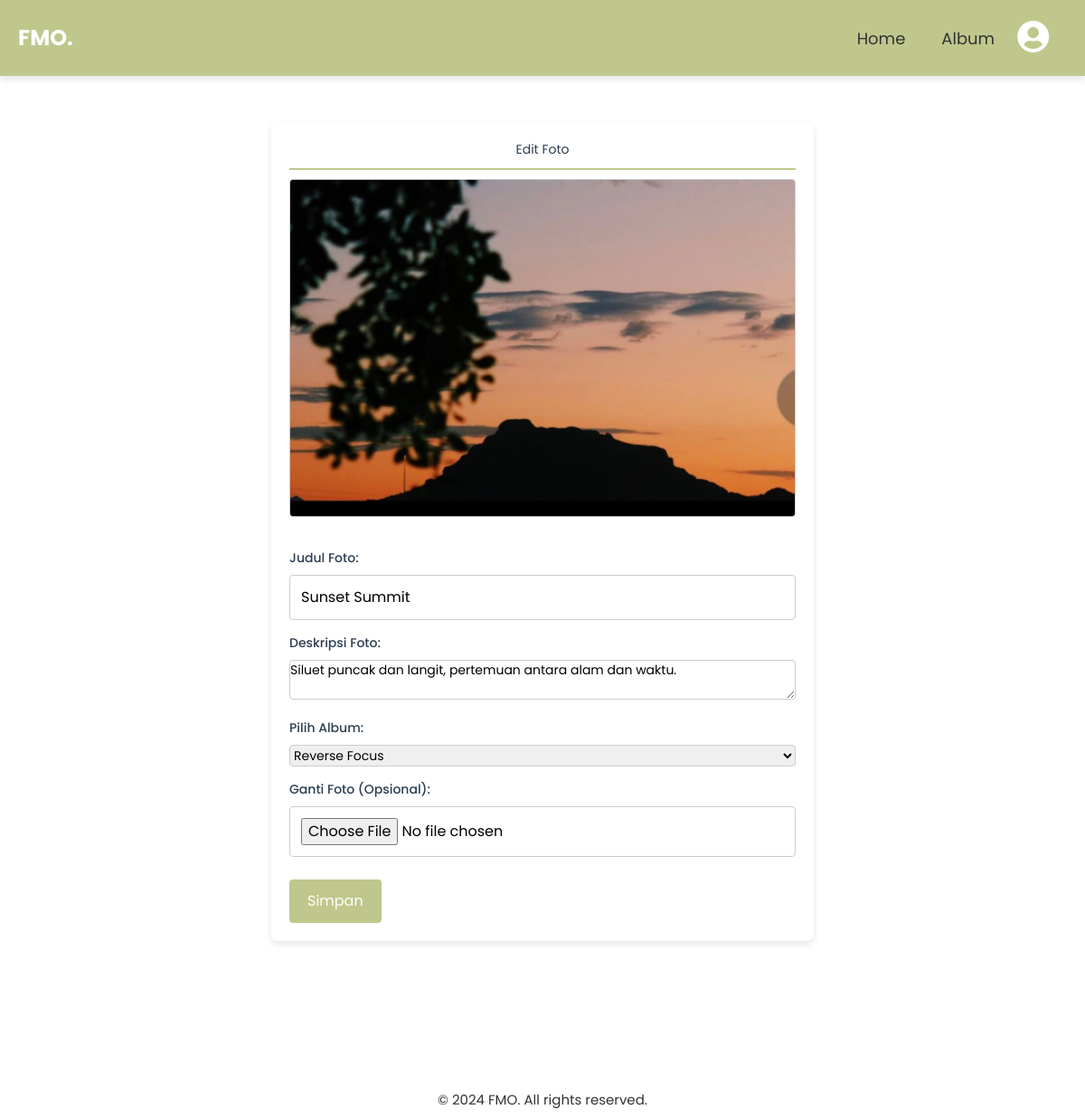
Screenshot of /edit.php?foto=8 (signed in) with the database file from the repository.
### tables this page shows
CREATE TABLE `foto` (
  `FotoID` int(11) NOT NULL,
  `JudulFoto` varchar(255) DEFAULT NULL,
  `DeskripsiFoto` text DEFAULT NULL,
  `TanggalUnggah` date DEFAULT NULL,
  `LokasiFile` varchar(255) NOT NULL,
  `AlbumID` int(11) DEFAULT NULL,
  `UserID` int(11) DEFAULT NULL
);

### edit.php (the view, shortened to what this page needs)
<?php
include 'config.php';
$fotoID = $_GET['foto'];
$sql = "SELECT * FROM foto WHERE FotoID = ?";
$stmt = $conn->prepare($sql);
$stmt->bind_param("i", $fotoID);
$stmt->execute();
$result = $stmt->get_result();
$foto = $result->fetch_assoc();
$sql = "SELECT AlbumID, NamaAlbum FROM album";
$result = $conn->query($sql);
?>
<!doctype html>
<html lang="en">
<head>
    <script src="https://cdn.tailwindcss.com"></script>
    <link rel="stylesheet" href="https://cdnjs.cloudflare.com/ajax/libs/font-awesome/5.15.4/css/all.min.css">
</head>
<body>
    <div class="navbar">
        <div class="title">FMO.</div>
        <div class="nav-links">
            <a href="index.php">Home</a>
            <a href="album.php">Album</a>
            <div class="profile-actions">
                <div class="profile-icon" onclick="toggleDropdown()">
                    <i class="fas fa-user-circle"></i>
                </div>
            </div>
        </div>
    </div>
    <main>
        <h1>Edit Foto</h1>
        <img src="<?= htmlspecialchars($foto['LokasiFile']); ?>" alt="Current Photo" class="image-preview">
        <form action="" method="post" enctype="multipart/form-data">
            <div class="form-group">
                <label for="judul_foto">Judul Foto:</label>
                <input type="text" name="judul_foto" value="<?= htmlspecialchars($foto['JudulFoto']); ?>" required>
                <label for="deskripsi_foto">Deskripsi Foto:</label>
                <textarea name="deskripsi_foto" required><?= htmlspecialchars($foto['DeskripsiFoto']); ?></textarea>
                <label for="album_id">Pilih Album:</label>
                <select name="album_id" required>
                    <?php
                    if (mysqli_num_rows($result) > 0) {
                        while ($row = mysqli_fetch_assoc($result)) {
                            $selected = ($foto['AlbumID'] == $row['AlbumID']) ? 'selected' : '';
                            echo "<option value='{$row['AlbumID']}' $selected>{$row['NamaAlbum']}</option>";
                        }
                    } else {
                        echo "<option value=''>Tidak ada album tersedia</option>";
                    }
                    ?>
                </select>
                <label for="foto">Ganti Foto (Opsional):</label>
                <input type="file" name="foto">
            </div>
            <input type="submit" value="Simpan">
        </form>
    </main>
    <footer>
        <p>&copy; 2024 FMO. All rights reserved.</p>
    </footer>
</body>
</html>

### edit.php (style rules this page uses)
html, body { height: 100%; margin: 0; font-family: 'Poppins', sans-serif; display: flex; flex-direction: column; }
body { font-size: 14px; }
.navbar { background-color: #C0C78C; padding: 15px 20px; box-shadow: 0 4px 8px rgba(0, 0, 0, 0.1); display: flex; justify-content: space-between; align-items: center; width: 100%; z-index: 1000; position: fixed; }
.navbar .title { font-size: 24px; color: #fff; font-weight: bold; }
.navbar .nav-links { display: flex; align-items: center; gap: 10px; }
.navbar .nav-links a { color: #333; text-decoration: none; font-size: 18px; padding: 8px 15px; }
.navbar .profile-icon { font-size: 36px; color: #fff; cursor: pointer; margin-right: 20px; }
main { margin: 135px auto; padding: 20px; max-width: 600px; background-color: #ffffff; border-radius: 8px; box-shadow: 0 4px 8px rgba(0, 0, 0, 0.1); }
h1 { font-size: 24px; color: #2c3e50; margin-bottom: 20px; text-align: center; border-bottom: 2px solid #C0C78C; padding-bottom: 10px; }
.form-group { margin-bottom: 15px; padding: 10px 0; }
label { display: block; margin-top: 15px; margin-bottom: 8px; font-weight: 500; color: #2c3e50; }
input[type="text"], textarea, select, input[type="file"] { width: 100%; padding: 12px; border: 1px solid #ccc; border-radius: 4px; box-sizing: border-box; font-size: 16px; transition: border-color 0.3s; }
input[type="submit"] { background-color: #C0C78C; color: white; padding: 12px 20px; border: none; border-radius: 4px; font-size: 16px; cursor: pointer; transition: background-color 0.3s, transform 0.2s; }
footer { text-align: center; padding: 10px; color: #333; margin-top: 20px; width: 100%; bottom: 0; left: 0; }
footer p { font-size: 15px; margin: 0; }
.image-preview { max-width: 100%; margin: 10px 0; border: 1px solid #ccc; border-radius: 4px; }

### rows the page displays
foto: LokasiFile (picture), judul_foto "Sunset Summit", deskripsi_foto "Siluet puncak dan langit, pertemuan antara alam dan waktu."

### other values shown
form field album_id "Reverse Focus"
